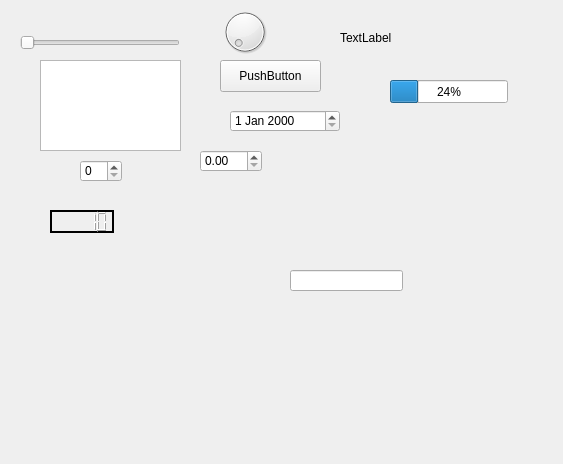
<?xml version="1.0" encoding="UTF-8"?>
<ui version="4.0">
 <class>MainWindow</class>
 <widget class="QMainWindow" name="MainWindow">
  <property name="geometry">
   <rect>
    <x>0</x>
    <y>0</y>
    <width>563</width>
    <height>464</height>
   </rect>
  </property>
  <property name="windowTitle">
   <string>Cheinbaun</string>
  </property>
  <widget class="QWidget" name="centralwidget">
   <widget class="QPushButton" name="pushButton">
    <property name="geometry">
     <rect>
      <x>220</x>
      <y>60</y>
      <width>101</width>
      <height>32</height>
     </rect>
    </property>
    <property name="text">
     <string>PushButton</string>
    </property>
   </widget>
   <widget class="QLineEdit" name="lineEdit">
    <property name="geometry">
     <rect>
      <x>290</x>
      <y>270</y>
      <width>113</width>
      <height>21</height>
     </rect>
    </property>
   </widget>
   <widget class="QTextEdit" name="textEdit">
    <property name="geometry">
     <rect>
      <x>40</x>
      <y>60</y>
      <width>141</width>
      <height>91</height>
     </rect>
    </property>
   </widget>
   <widget class="QDoubleSpinBox" name="doubleSpinBox">
    <property name="geometry">
     <rect>
      <x>200</x>
      <y>150</y>
      <width>62</width>
      <height>22</height>
     </rect>
    </property>
   </widget>
   <widget class="QSpinBox" name="spinBox">
    <property name="geometry">
     <rect>
      <x>80</x>
      <y>160</y>
      <width>42</width>
      <height>22</height>
     </rect>
    </property>
   </widget>
   <widget class="QDateEdit" name="dateEdit">
    <property name="geometry">
     <rect>
      <x>230</x>
      <y>110</y>
      <width>110</width>
      <height>22</height>
     </rect>
    </property>
   </widget>
   <widget class="QDial" name="dial">
    <property name="geometry">
     <rect>
      <x>220</x>
      <y>0</y>
      <width>50</width>
      <height>64</height>
     </rect>
    </property>
   </widget>
   <widget class="QSlider" name="horizontalSlider">
    <property name="geometry">
     <rect>
      <x>20</x>
      <y>30</y>
      <width>160</width>
      <height>25</height>
     </rect>
    </property>
    <property name="orientation">
     <enum>Qt::Orientation::Horizontal</enum>
    </property>
   </widget>
   <widget class="QLabel" name="label">
    <property name="geometry">
     <rect>
      <x>340</x>
      <y>30</y>
      <width>58</width>
      <height>16</height>
     </rect>
    </property>
    <property name="text">
     <string>TextLabel</string>
    </property>
   </widget>
   <widget class="QLCDNumber" name="lcdNumber">
    <property name="geometry">
     <rect>
      <x>50</x>
      <y>210</y>
      <width>64</width>
      <height>23</height>
     </rect>
    </property>
    <property name="frameShape">
     <enum>QFrame::Shape::WinPanel</enum>
    </property>
    <property name="frameShadow">
     <enum>QFrame::Shadow::Plain</enum>
    </property>
    <property name="mode">
     <enum>QLCDNumber::Mode::Dec</enum>
    </property>
    <property name="value" stdset="0">
     <double>10.000000000000000</double>
    </property>
   </widget>
   <widget class="QProgressBar" name="progressBar">
    <property name="geometry">
     <rect>
      <x>390</x>
      <y>80</y>
      <width>118</width>
      <height>23</height>
     </rect>
    </property>
    <property name="value">
     <number>24</number>
    </property>
   </widget>
  </widget>
 </widget>
 <resources/>
 <connections/>
</ui>
